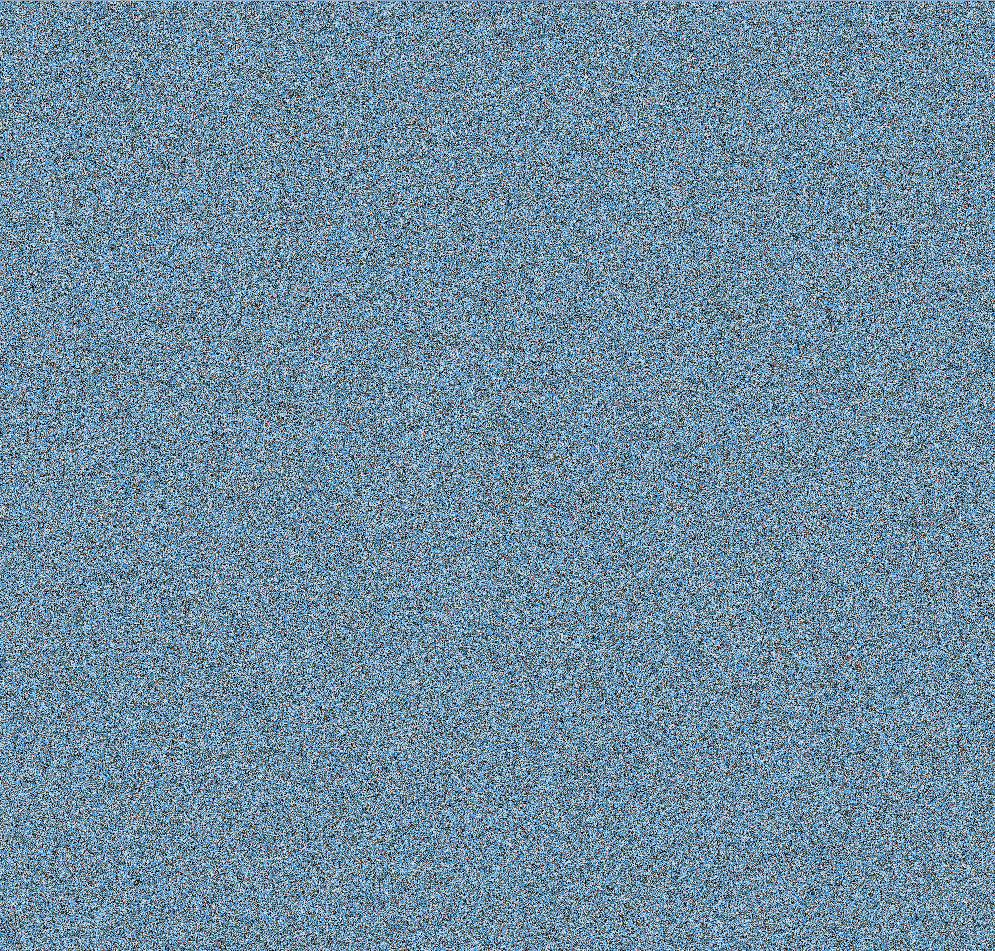
#> input picture PatchMatch/IMAGE/0.jpg, 995 x 951 px
$ python edge_detection.py --path ../PatchMatch/IMAGE/0.jpg   (older library calls are emulated)
#> lines starting #> are read from the running program, lines starting #| are printed output that depends on the picture
import argparse
import cv2
import numpy as np

def Edge_Detec(img, detec = 'sobel', direc = 'x'):
    if detec == 'canny':
        result = cv2.Canny(img, 50, 150)
    if detec == 'sobel':
        if direc == 'x':
            result = cv2.Sobel(img, cv2.CV_64F, 1, 0, ksize = 3)
        if direc == 'y':
            result = cv2.Sobel(img, cv2.CV_64F, 0, 1, ksize = 3)
        if direc == 'xy':
            result = cv2.Sobel(img, cv2.CV_64F, 1, 1, ksize = 3)
    if detec == 'laplacian':
        result = cv2.Laplacian(img, cv2.CV_64F, ksize = 3)
    return result

if __name__ == "__main__":

    parser = argparse.ArgumentParser()
    # pre-train, saving, and loading parameters
    parser.add_argument('--path', type = str, default = 'C:\\Users\\yzzha\\Desktop\\dataset\\COCO2014_val_256\\COCO_val2014_000000000042.jpg', help = 'path')
    parser.add_argument('--detection_type', type = str, default = 'laplacian', help = 'detection_type')
    parser.add_argument('--direction', type = str, default = 'x', help = 'direction')
    opt = parser.parse_args()

    path = 'C:\\Users\\yzzha\\Desktop\\dataset\\COCO2014_val_256\\COCO_val2014_000000000042.jpg'
    img = cv2.imread(opt.path, 0)
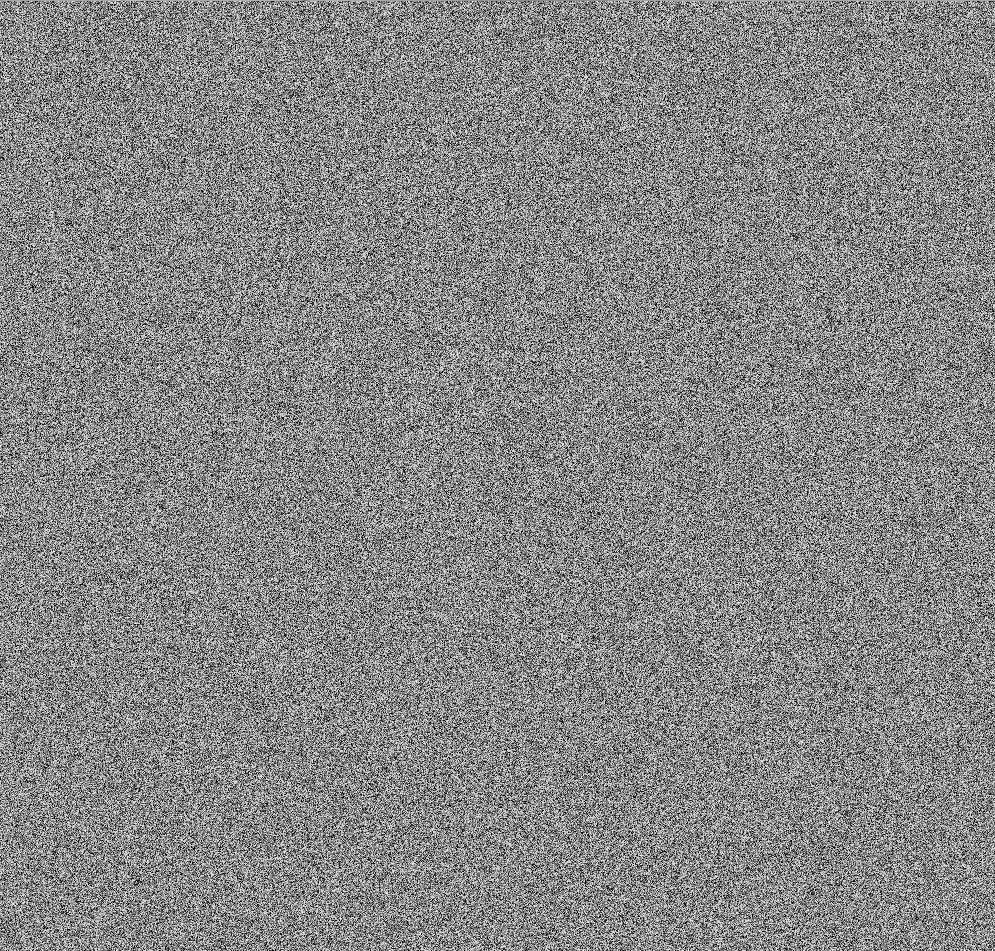
#> img: shape (951, 995); min 0, max 255, mean 133.9
    result = Edge_Detec(img, opt.detection_type, opt.direction)
#> in Edge_Detec, `result = cv2.Laplacian(img, cv2.CV_64F, ksize = 3)`:
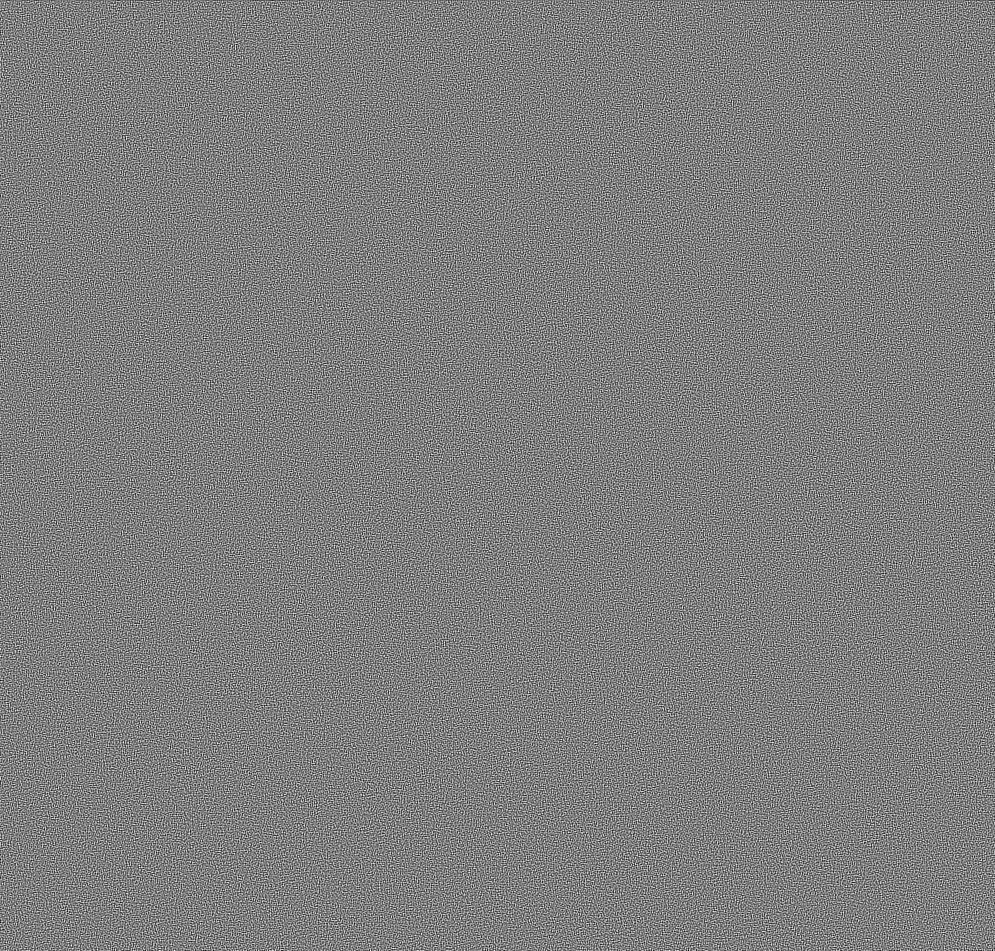
#> result: shape (951, 995) float64; min -1758, max 1780, mean -0.1; drawn with min black and max white
    '''
    result = np.abs(result).astype(np.uint8)
    cv2.imshow('1', result)
    cv2.waitKey(0)
    '''

$ run again, on PatchMatch/IMAGE/2.jpg
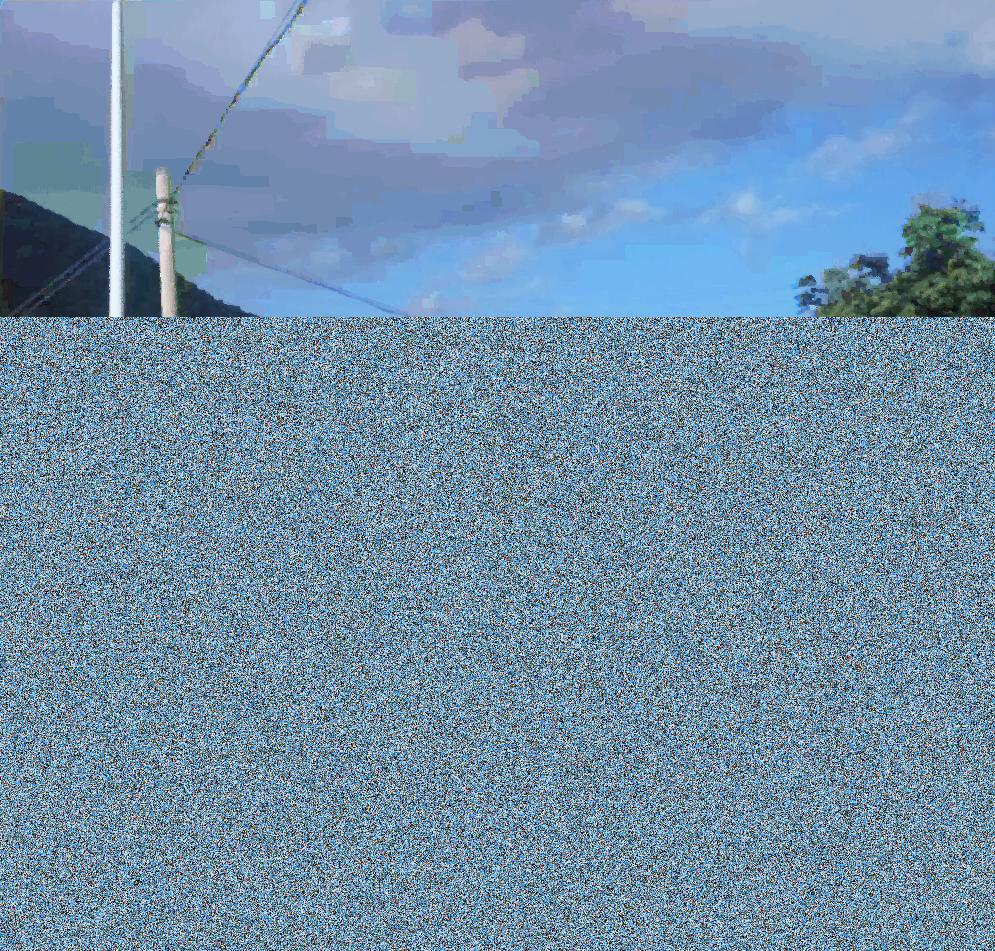
#> input picture PatchMatch/IMAGE/2.jpg, 995 x 951 px
#> `img = cv2.imread(opt.path, 0)`:
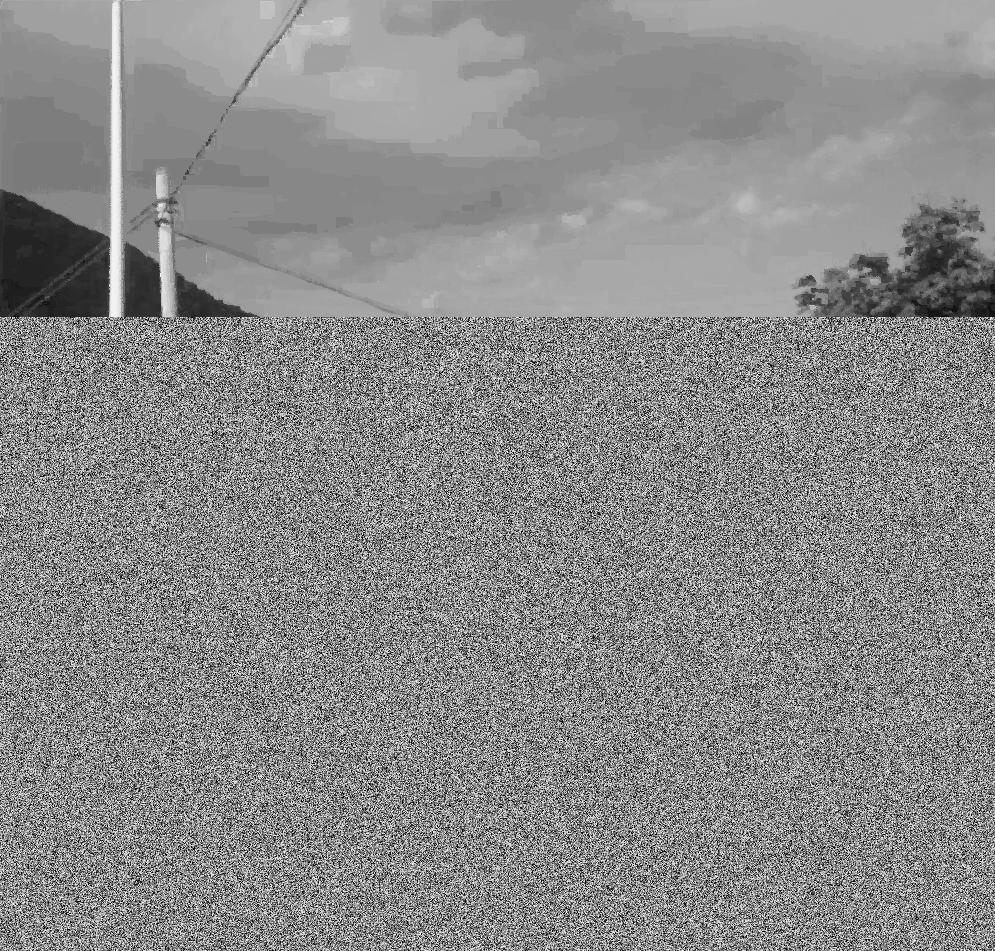
#> img: shape (951, 995); min 0, max 255, mean 137.5

$ run again, on PatchMatch/IMAGE/3.jpg
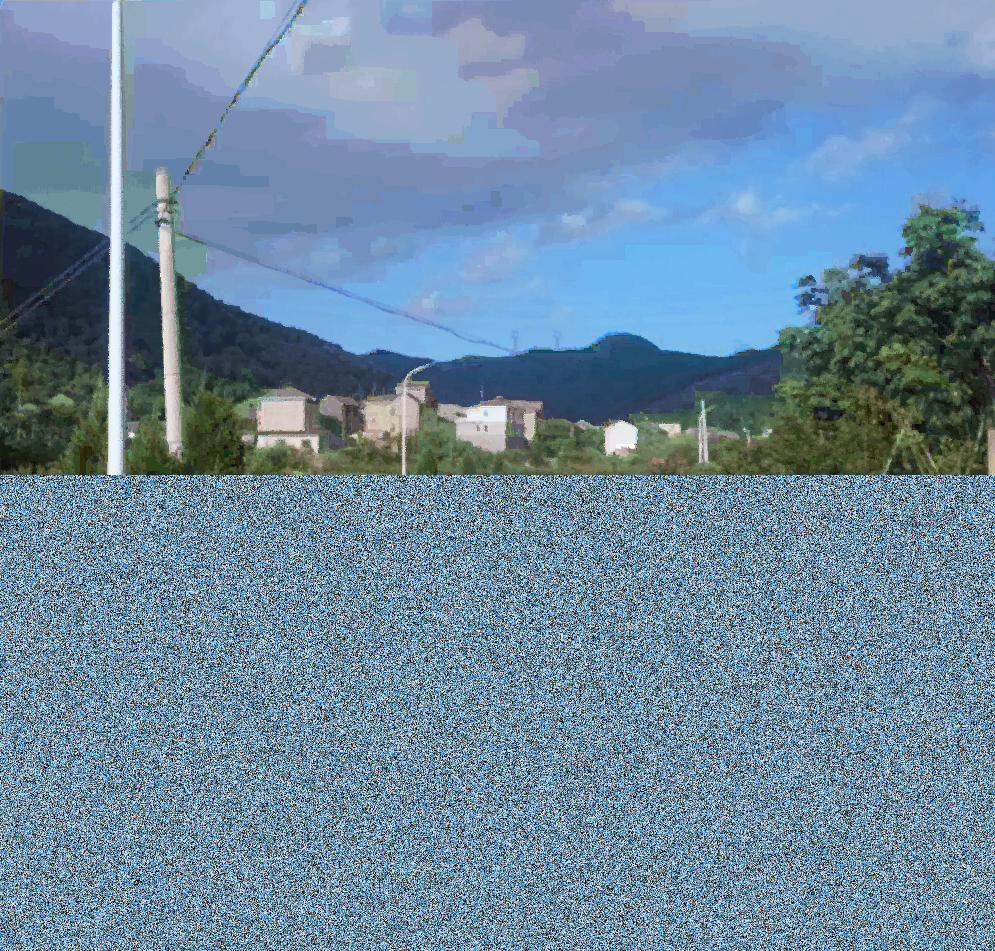
#> input picture PatchMatch/IMAGE/3.jpg, 995 x 951 px
#> `img = cv2.imread(opt.path, 0)`:
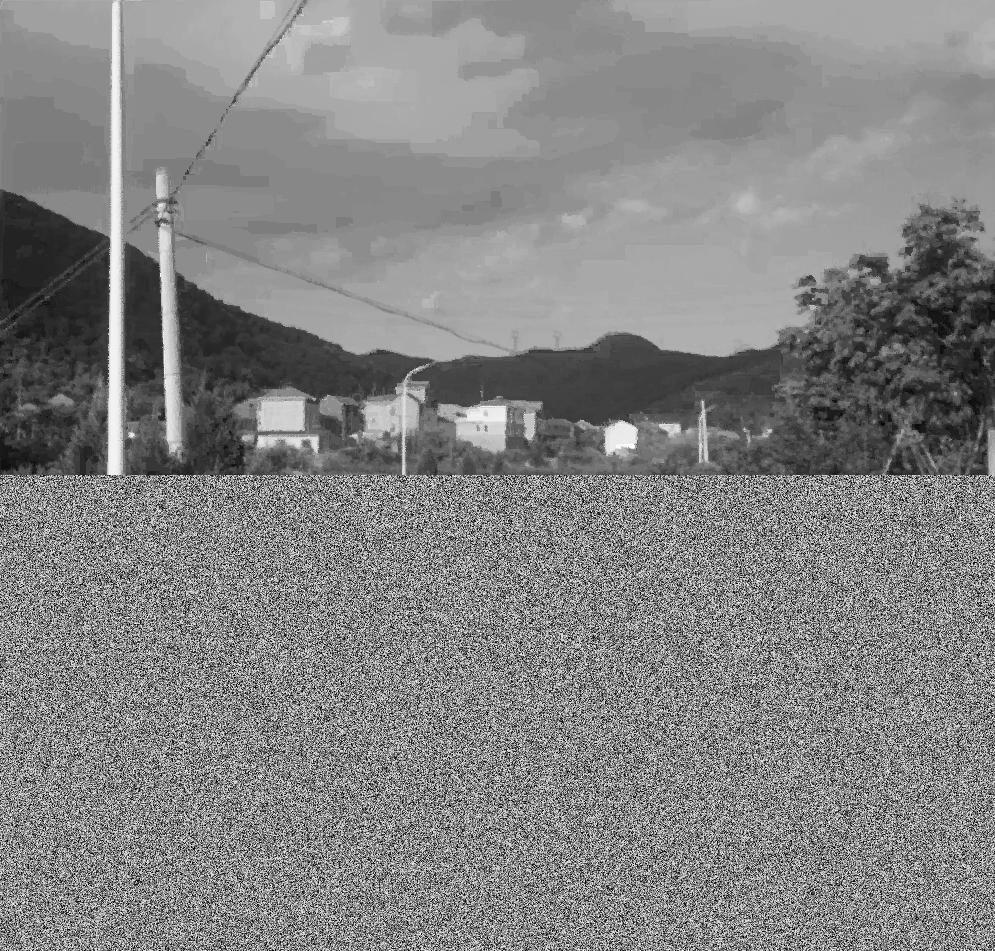
#> img: shape (951, 995); min 0, max 255, mean 130.9
